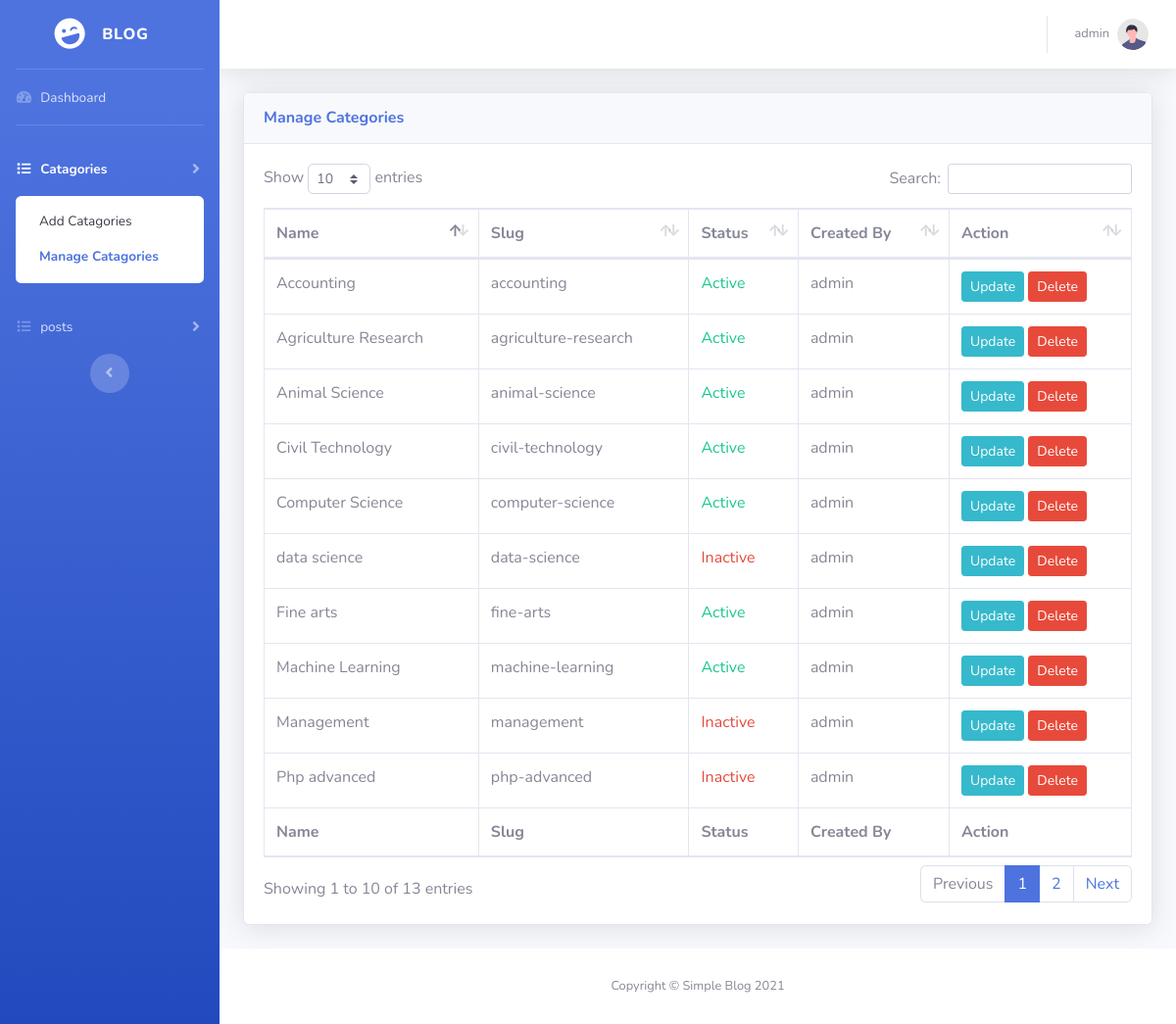
Page /admin/index.php?page=manage_catagory (signed in) on the committed database.
### tables this page shows
CREATE TABLE `categories` (
  `id` int(2) NOT NULL,
  `name` varchar(40) NOT NULL,
  `slug` varchar(40) NOT NULL,
  `status` tinyint(1) NOT NULL DEFAULT 1,
  `created_by` varchar(2) NOT NULL,
  `created_at` timestamp NOT NULL DEFAULT current_timestamp(),
  `updated_at` timestamp NOT NULL DEFAULT current_timestamp() ON UPDATE current_timestamp()
);

CREATE TABLE `users` (
  `id` int(11) NOT NULL,
  `name` varchar(100) NOT NULL,
  `email` varchar(100) NOT NULL,
  `password` varchar(100) NOT NULL,
  `profile` varchar(100) NOT NULL,
  `status` tinyint(1) NOT NULL DEFAULT 0,
  `created_at` timestamp NOT NULL DEFAULT current_timestamp(),
  `updated_at` timestamp NOT NULL DEFAULT current_timestamp() ON UPDATE current_timestamp()
);

### config/backEnd.php (called while the page is built)
<?php
    function getStatus($getData){
        $data = [];
        $data[0] = "Inactive";
        $data[1] = "Active";
        return $data[$getData];
    }
    function getStatusColor($getData){
        $data = [];
        $data[0] = "danger";
        $data[1] = "success";
        return $data[$getData];
    }
?>

### admin/manage_catagory.php (the view, shortened to what this page needs)
<?php
    $result = mysqli_query($conn, "SELECT c.`id`,c.`name` AS Cat_Name, c.`slug`, c.`status`,`users`.`name` FROM `categories` c LEFT JOIN `users` ON c.`created_by` = `users`.`id`");
?>
<div class="card shadow mb-4">
    <div class="card-header py-3">
        <h6 class="m-0 font-weight-bold text-primary">Manage Categories</h6>
    </div>
    <div class="card-body">
        <div class="table-responsive">
            <table class="table table-bordered" id="dataTable" width="100%" cellspacing="0">
                <thead>
                <tr>
                    <th>Name</th>
                    <th>Slug</th>
                    <th>Status</th>
                    <th>Created By</th>
                    <th>Action</th>
                </tr>
                </thead>
                <tfoot>
                <tr>
                    <th>Name</th>
                    <th>Slug</th>
                    <th>Status</th>
                    <th>Created By</th>
                    <th>Action</th>
                </tr>
                </tfoot>
                <tbody>
                <?php while ( $row = mysqli_fetch_assoc($result)){ ?>
                <tr>
                    <td><?php echo $row['Cat_Name']; ?></td>
                    <td><?php echo $row['slug']; ?></td>
                    <td>
                        <span class="text-<?php echo getStatusColor($row['status']); ?>"><?php echo getStatus($row['status']); ?></span>
                    </td>
                    <td><?php echo $row['name']; ?></td>
                    <td>
                        <a href="?page=update_catagory&&update=<?php echo $row['id']; ?>"class="btn btn-sm btn-info">Update</a>
                        <a href="?page=manage_catagory&&delete=<?php echo $row['id']; ?>" class="btn btn-sm btn-danger">Delete</a>
                    </td>
                </tr>
                <?php } ?>
                </tbody>
            </table>
        </div>
    </div>
</div>

### rows in the picture
categories: name "Php advanced", slug "php-advanced", status "Inactive", users.name "admin"
categories: name "Accounting", slug "accounting", status "Active", users.name "admin"
categories: name "Management", slug "management", status "Inactive", users.name "admin"
categories: name "Computer Science", slug "computer-science", status "Active", users.name "admin"
categories: name "Agriculture Research", slug "agriculture-research", status "Active", users.name "admin"
categories: name "Fine arts", slug "fine-arts", status "Active", users.name "admin"
categories: name "Civil Technology", slug "civil-technology", status "Active", users.name "admin"
categories: name "data science", slug "data-science", status "Inactive", users.name "admin"
categories: name "Animal Science", slug "animal-science", status "Active", users.name "admin"
categories: name "Machine Learning", slug "machine-learning", status "Active", users.name "admin"

### other values in the picture
$_SESSION['userName'] "admin"
